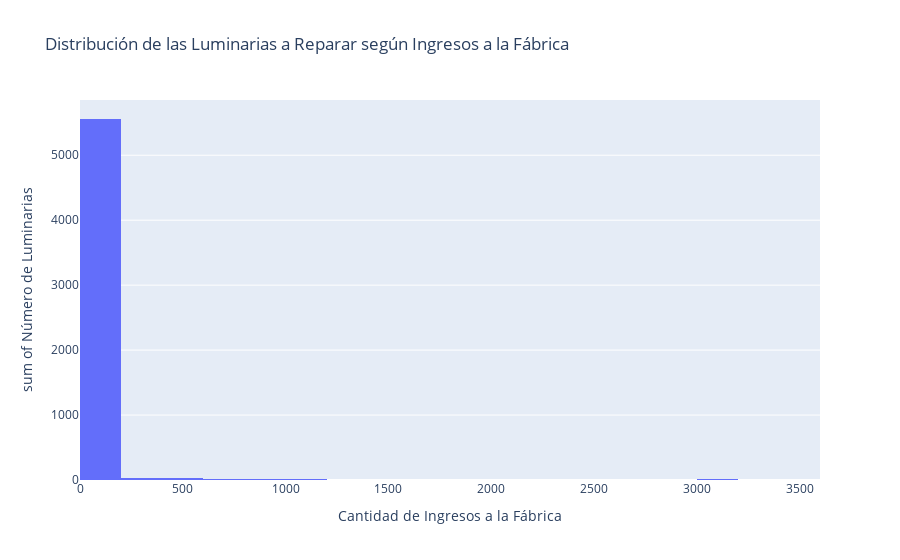

Notebook code for this chart:
### Markdown cell above
¿Cuál es la distribución de las luminarias que requieren reparación en función de la cantidad de ingreso de luminarias?

### Code cell
df_tips= px.data.tips()
px.histogram(unificada.cantidad.value_counts().reset_index(), x='cantidad',y='count',
             labels={'cantidad': 'Cantidad de Ingresos a la Fábrica', 'count': 'Número de Luminarias'},
                title='Distribución de las Luminarias a Reparar según Ingresos a la Fábrica')

### Figure 1 — Plotly figure (JSON) as saved in the notebook; plotly's stock layout.template omitted (floating-point values rounded to 4 significant figures; data arrays with more than 128 entries replaced by an {"elided": "..."} marker saying what was removed)
{"data": [{"alignmentgroup": "True", "bingroup": "x", "histfunc": "sum", "hovertemplate": "Cantidad de Ingresos a la Fábrica=%{x}<br>sum of Número de Luminarias=%{y}<extra></extra>", "legendgroup": "", "marker": {"color": "#636efa", "pattern": {"shape": ""}}, "name": "", "offsetgroup": "", "orientation": "v", "showlegend": false, "type": "histogram", "x": {"elided": "279 int values"}, "xaxis": "x", "y": {"elided": "279 int values"}, "yaxis": "y"}], "layout": {"barmode": "relative", "legend": {"tracegroupgap": 0}, "title": {"text": "Distribución de las Luminarias a Reparar según Ingresos a la Fábrica"}, "xaxis": {"anchor": "y", "domain": [0, 1], "title": {"text": "Cantidad de Ingresos a la Fábrica"}}, "yaxis": {"anchor": "x", "domain": [0, 1], "title": {"text": "sum of Número de Luminarias"}}}}
